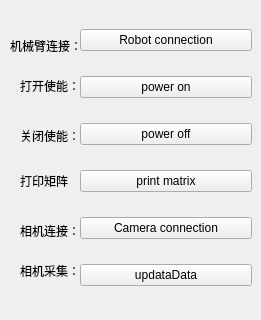
       <widget class="QWidget" name="tab_22">
        <attribute name="title">
         <string>启动/检查</string>
        </attribute>
        <widget class="QWidget" name="verticalLayoutWidget_5">
         <property name="geometry">
          <rect>
           <x>80</x>
           <y>10</y>
           <width>172</width>
           <height>301</height>
          </rect>
         </property>
         <layout class="QVBoxLayout" name="verticalLayout_6">
          <property name="leftMargin">
           <number>0</number>
          </property>
          <item>
           <widget class="QPushButton" name="pushButton_connectArm_5">
            <property name="text">
             <string>Robot connection</string>
            </property>
           </widget>
          </item>
          <item>
           <widget class="QPushButton" name="pushButton_powerOn_5">
            <property name="text">
             <string>power on</string>
            </property>
           </widget>
          </item>
          <item>
           <widget class="QPushButton" name="pushButton_powerOff_5">
            <property name="text">
             <string>power off</string>
            </property>
           </widget>
          </item>
          <item>
           <widget class="QPushButton" name="pushButton_selfCheck_5">
            <property name="text">
             <string>print matrix</string>
            </property>
           </widget>
          </item>
          <item>
           <widget class="QPushButton" name="pushButton_connectCamrea_5">
            <property name="text">
             <string>Camera connection</string>
            </property>
           </widget>
          </item>
          <item>
           <widget class="QPushButton" name="pushButton_updataData_5">
            <property name="text">
             <string>updataData</string>
            </property>
           </widget>
          </item>
         </layout>
        </widget>
        <widget class="QLabel" name="label_165">
         <property name="geometry">
          <rect>
           <x>10</x>
           <y>30</y>
           <width>129</width>
           <height>31</height>
          </rect>
         </property>
         <property name="text">
          <string>机械臂连接：</string>
         </property>
        </widget>
        <widget class="QLabel" name="label_166">
         <property name="geometry">
          <rect>
           <x>20</x>
           <y>70</y>
           <width>61</width>
           <height>31</height>
          </rect>
         </property>
         <property name="text">
          <string>打开使能：</string>
         </property>
        </widget>
        <widget class="QLabel" name="label_168">
         <property name="geometry">
          <rect>
           <x>20</x>
           <y>160</y>
           <width>61</width>
           <height>41</height>
          </rect>
         </property>
         <property name="text">
          <string>打印矩阵</string>
         </property>
        </widget>
        <widget class="QLabel" name="label_169">
         <property name="geometry">
          <rect>
           <x>20</x>
           <y>220</y>
           <width>61</width>
           <height>21</height>
          </rect>
         </property>
         <property name="text">
          <string>相机连接：</string>
         </property>
        </widget>
        <widget class="QLabel" name="label_170">
         <property name="geometry">
          <rect>
           <x>20</x>
           <y>120</y>
           <width>61</width>
           <height>31</height>
          </rect>
         </property>
         <property name="text">
          <string>关闭使能：</string>
         </property>
        </widget>
        <widget class="QLabel" name="label_171">
         <property name="geometry">
          <rect>
           <x>20</x>
           <y>260</y>
           <width>61</width>
           <height>21</height>
          </rect>
         </property>
         <property name="text">
          <string>相机采集：</string>
         </property>
        </widget>
       </widget>
